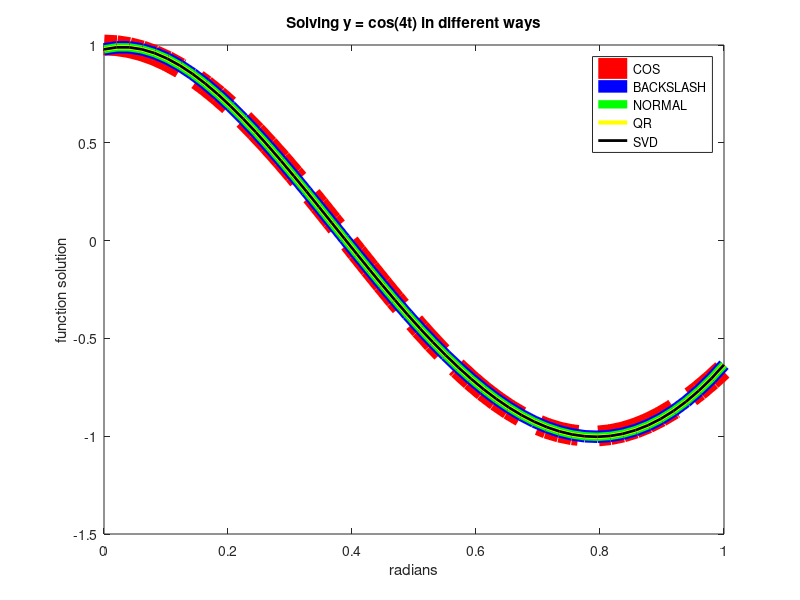

This figure's MATLAB source: (Note: this script raises an error after producing the figure.)
%% Problem 2
% I create a 0-1 matrix with 50 columns, turn it into a vandermonde matrix
% where all the values previously in the columns 1-50 now are in column 2,
% rows 1-50, with the rest of the columns formatted according to the
% vandermonde matrix.
m = 50
n = 5

%%
% Creating t, the 0-1 vector with m spaces.
t = linspace(0,1,m)';

%%
% Creating a vandermonde matrix (the right way around with fliplr)
A = fliplr(vander(t));

%%
% Removing the entries after the fifth row - we don't want the higher
% powers)
n2 = n + 1
A(:,n2:end)=[];
b = cos(4*t);

%% 
% What does cos(4t) look like?

COS = plot(t,b,'r-.');
set(COS,'LineWidth',15);

hold on

%%
% Solving by Matlab's backslash command
xx(:,1) = A\b;

BACKS = plot(t,A*xx(:,1),'b');
set(BACKS,'LineWidth',9);

%%
% Finding the normal equations by multiplying with the transpose of A on
% both sides -> A^T * A * x = A^T * b. Rearranging:

xx(:,2) = (A'*A)\(A'*b);
%%
% Plotting the normal equations solution:
NORMAL = plot(t,A*xx(:,2),'g');
set(NORMAL,'LineWidth',6);

%% 
% Finding the solution by QR factorisation: 
[Q,R] = qr(A);
xx(:,3) = R\Q'*b;

%%
% Plotting the qr solution:

QR = plot(t,A*xx(:,3),'y')
set(QR,'LineWidth',3)

%% 
% Finding the solution by svd:
[U,S,V] = svd(A,0);
%%
% Simplifying for later:
G = U * S * V';
%%
% Solving for svd
xx(:,4) = (G'*G)\(G'*b);

%%
% Plotting the svd solution, adding pretty things:
SVD = plot(t,A*xx(:,4),'black');
set(SVD,'LineWidth',2)
legend('COS','BACKSLASH','NORMAL','QR','SVD')
title('Solving y = cos(4t) in different ways')
xlabel('radians');
ylabel('function solution')
hold off

%% 
% Solutions of x:
xx
%%
% Norms:
for c = 1:4
    norm(A*xx(:,c)-b,2)
end

%% Problem 3
% 
for c = 1:4
        
Error(c) = cond(A*xx(:,c));

end

%% Problem 4

clear all
% PART 1

type('readimg.m')
[u] = readimg('testpat_blur2.png');
%% Build a discrete 2D Laplace operator
type('unsharpen.m')

unsharp = unsharpen(u,10); % Apply image unsharp mask

figure(1); clf; % Clears figure for new images

subplot(1,2,1), imagesc(u);
type('greyimg.m')
greyimg();

subplot(1,2,2), imagesc(unsharp);
greyimg();

%%
% Image becomes blurred!

%% PART 2

[u] = readimg('testpat_noblur.png'); % Read image from file

unsharp = unsharpen(u,10); % Apply image unsharp mask

figure(1); clf; % Clears figure for new images

%%
% Plots full size and zoomed versions of original image, 10 step blurring
% and 100 step blurring.
subplot(3,2,1), imagesc(u);
greyimg();
title('Original "testpat noblur.png"')

subplot(3,2,2), imagesc(u);
greyimg();
axis([30 60 30 60])
title('Zoomed original')


subplot(3,2,3), imagesc(unsharp);
greyimg();
title('Unsharpened image"')


subplot(3,2,4), imagesc(unsharp);
greyimg();
axis([30 60 30 60])
title('Unsharpened zoomed at edge, 10 blurring steps')

unsharp100 = unsharpen(u,100);

subplot(3,2,5), imagesc(unsharp100);
greyimg();
title('Unsharpened image"')

subplot(3,2,6), imagesc(unsharp100);
greyimg();
axis([30 60 30 60])
title('Unsharpened zoomed at edge, 100 blurring steps')

hold off

%%
% The sharpening of the image enhances the contrast between points that are
% already contrasting. For a unblurred image, this ramps up the "whiteness"
% of the image to the point of making it "grainy", as can be seen on the
% zoomed plot of the 100 stepped blurring image.

%% Problem 5
% What is the data we want to fit against?
xx = [3,1,0,-1,-2,0,-2,2]'
yy = [3,-2,3,2,-2,-4,0,0]'
% Having a look:
figure(2);
scatter(xx,yy,100,'r','filled')
axis([-6,6,-6,6])
hold on

type('ellipse.m')

[b,c,d] = ellipse(xx,yy);

grid on

[b,c,d] = ellipse(xx,yy);

ellipseplot(b,c,d);
%%

figure(3);

axis([-3 3 -3 3]), axis manual, hold on, grid on
x = []; y = []; button = 1;
disp('input points with mouse, button >= 2 for final point')
while button == 1
[xx,yy,button] = ginput(1)
x = [x; xx]; y = [y; yy]; plot(xx,yy,'x')
end

[b,c,d] = ellipse(x,y)
ellipseplot(b,c,d);

clear all
